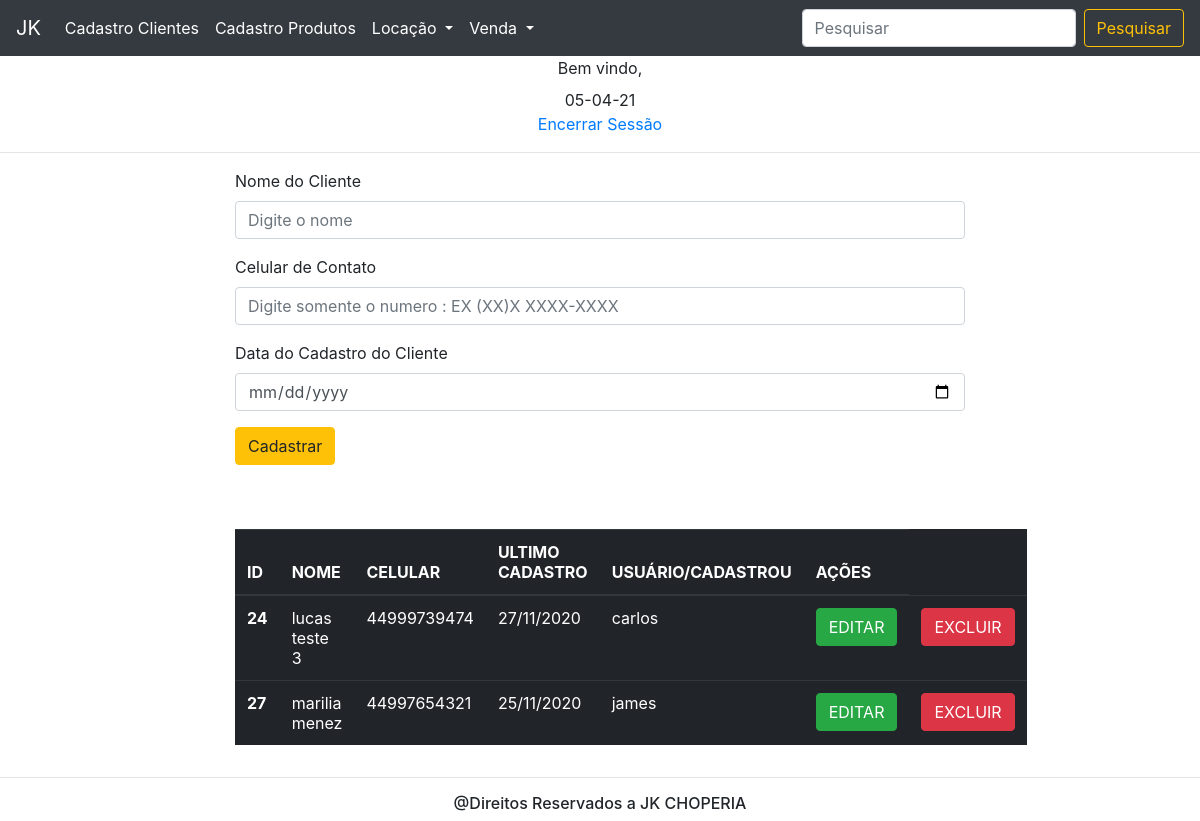
Page /jkphp/cadastroCliente.php on the committed database.
### tables this page shows
CREATE TABLE `clientes` (
  `id` int(11) NOT NULL,
  `nome` varchar(80) NOT NULL,
  `celular` varchar(20) NOT NULL,
  `data_cadastro` date NOT NULL,
  `usuario_fk` varchar(50) NOT NULL
);

### jkphp/cadastroCliente.php (the view, shortened to what this page needs)
<body>
	<div align="center">
		<?php
			include("nav.php");
		?>
		<hr>
	</div>
	<div class=" container">
		<div class="row">
			<div class="col-2"></div>
				<div class="col-8">
					<form method="POST" action="verificaCliente.php">
					  <div class="form-group">
					    <label for="nome">Nome do Cliente</label>
					    <input type="text" name ="nome" class="form-control" id="nome" placeholder="Digite o nome " required>
					  </div>
					  <div class="form-group">
					    <label for="celular">Celular de Contato</label>
					    <input type="text"  name ="celular" class="form-control" id="celular" placeholder="Digite somente o numero : EX (XX)X XXXX-XXXX" required pattern="[0-9]{11}">
					  </div>
					  <div class="form-group">
					    <label for="data_cadastro">Data do Cadastro do Cliente</label>
					    <input type="date" name ="data_cadastro" class="form-control" id="data_cadastro" required >
					  </div>
					  <button type="submit" class="btn btn-warning">Cadastrar</button>
					</form>
				</div>
				<div class="col-2"></div>
		</div>
	</div>
	<br><br>
	<div class="container">
		<div class="row">
			<div class="col-2"></div>
				<div class="col-8">
					<table class="table table-hover table-dark" >
						  <thead>
						    <tr>
						      <th>ID</th>
						      <th>NOME</th>
						      <th>CELULAR</th>
						      <th>ULTIMO CADASTRO</th>
						      <th>USUÁRIO/CADASTROU</th>
						      <th>AÇÕES </th>
						    </tr>
						    <?php
								include("conecta.php");
								$buscar = "SELECT * FROM clientes";
								$resultado = $conn->query($buscar);
								if($resultado->num_rows > 0){
									while($registro = $resultado->fetch_array()){
							?>
						  </thead>
						    <tr>
						      <th scope="row"> <?php echo $registro['id']; ?></th>
						      <td><?php echo $registro['nome']; ?>  </td>
						      <td><?php echo $registro['celular']; ?></td>
						      <td><?php echo  date('d/m/Y',strtotime( $registro['data_cadastro']));?></td>
						      <td><?php echo $registro['usuario_fk']; ?></td>
						      <td><a href="clienteEditar.php?editar=<?php echo $registro["id"]; ?>"><button type="submit" class="btn btn-success"> EDITAR</button> </a></td>
						   	  <td><a href="clienteExcluir.php?excluir=<?php echo $registro["id"]; ?>"><button type="submit" class="btn btn-danger"> EXCLUIR</button></a></td>
						    </tr> <?php } } ?>
					</table>
				</div>
				<div class="col-2"></div>
		</div>
	</div>
</body>

### rows in the picture
clientes: id "24", nome "lucas teste 3", celular "44999739474", data_cadastro "27/11/2020", usuario_fk "carlos"
clientes: id "27", nome "marilia menez", celular "44997654321", data_cadastro "25/11/2020", usuario_fk "james"
